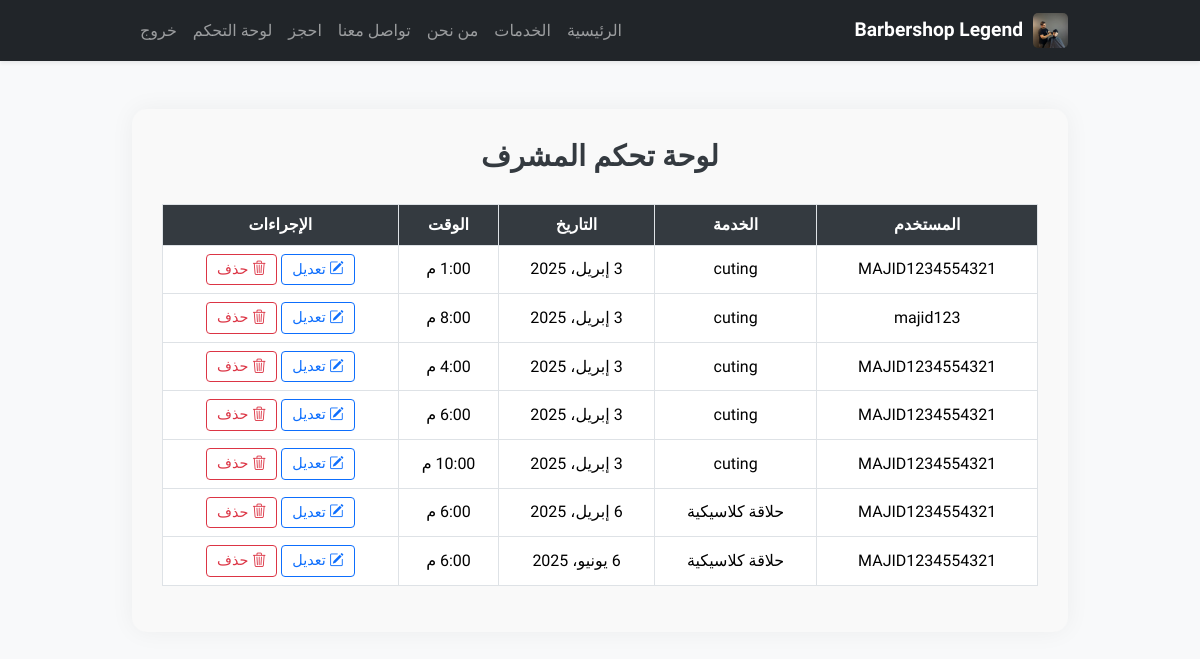
The app's page /admin-dashboard/ (signed in), older data.
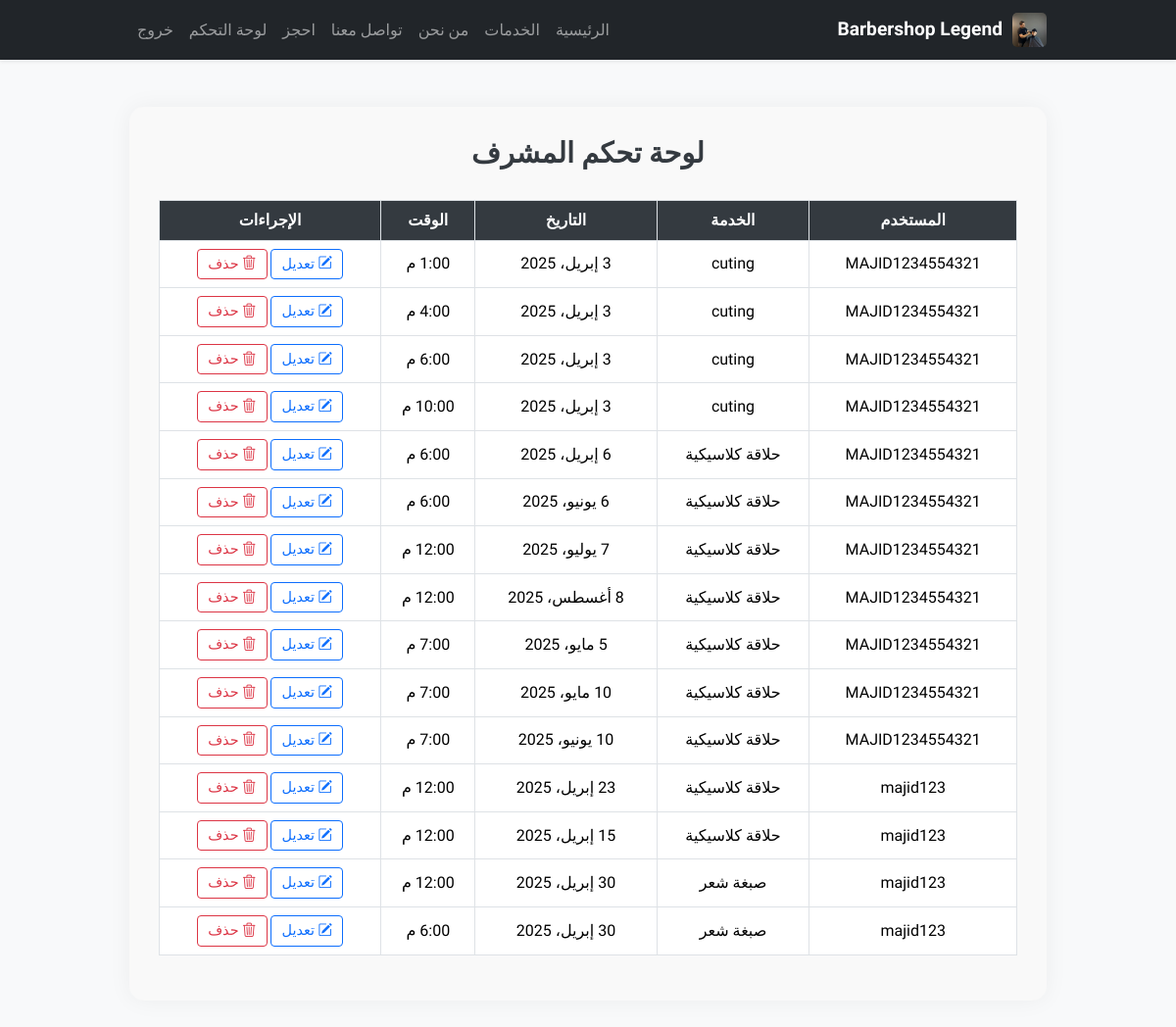
The same page, newer data.
### booking/models.py (models this page shows, shortened)
class Booking(models.Model):
    SERVICE_CHOICES = [
        ('حلاقة كلاسيكية', 'حلاقة كلاسيكية'),
        ('تنظيف بشرة', 'تنظيف بشرة'),
        ('صبغة شعر', 'صبغة شعر'),
    ]
    user = models.ForeignKey(User, on_delete=models.CASCADE)
    date = models.DateField()
    time = models.TimeField()
    service = models.CharField(max_length=100, choices=SERVICE_CHOICES)

### booking/views.py (the view)
# urls.py: path('admin-dashboard/', views.admin_dashboard, name='admin_dashboard'),
@staff_member_required
def admin_dashboard(request):
    bookings = Booking.objects.all()
    return render(request, 'booking/admin_dashboard.html', {'bookings': bookings})

### booking/templates/booking/admin_dashboard.html (shortened to what this page needs)
{% extends "booking/base.html" %} {% block content %}
<div class="admin-dashboard">
  <h2 class="admin-title">لوحة تحكم المشرف</h2>
  <div class="table-responsive">
    <table class="table table-hover table-bordered text-center align-middle">
      <thead>
        <tr>
          <th>المستخدم</th>
          <th>الخدمة</th>
          <th>التاريخ</th>
          <th>الوقت</th>
          <th>الإجراءات</th>
        </tr>
      </thead>
      <tbody>
        {% for booking in bookings %}
        <tr>
          <td>{{ booking.user.username }}</td>
          <td>{{ booking.service }}</td>
          <td>{{ booking.date }}</td>
          <td>{{ booking.time }}</td>
          <td>
            <a
              href="{% url 'edit_booking' booking.id %}"
              class="btn btn-sm btn-outline-primary"
            >
              <i class="bi bi-pencil-square"></i> تعديل
            </a>
            <a
              href="{% url 'delete_booking' booking.id %}"
              class="btn btn-sm btn-outline-danger"
              onclick="return confirm('هل أنت متأكد من الحذف؟');"
            >
              <i class="bi bi-trash3"></i> حذف
            </a>
          </td>
        </tr>
        {% empty %}
        <tr>
          <td colspan="5">لا توجد حجوزات حاليًا.</td>
        </tr>
        {% endfor %}
      </tbody>
    </table>
  </div>
</div>
{% endblock %}

### booking/templates/booking/base.html (shortened to what this page needs)
{% load static %}
<!DOCTYPE html>
<html lang="ar" dir="rtl">
  <link
    rel="stylesheet"
    href="https://cdn.jsdelivr.net/npm/flatpickr/dist/flatpickr.min.css"
  />
  <head>
    <link
      href="https://cdn.jsdelivr.net/npm/bootstrap@5.3.3/dist/css/bootstrap.rtl.min.css"
      rel="stylesheet"
    />
    <link
      href="https://cdn.jsdelivr.net/npm/bootstrap-icons@1.10.5/font/bootstrap-icons.css"
      rel="stylesheet"
    />
    <link rel="stylesheet" href="{% static 'css/style.css' %}" />
  </head>
  <body>
    <nav class="navbar navbar-expand-lg navbar-dark bg-dark shadow-sm">
      <div class="container">
        <a class="navbar-brand" href="/">
          <img src="{% static 'images/1ea8jp0rfl.jpg' %}" alt="" />
          Barbershop Legend
        </a>
        <div class="collapse navbar-collapse" id="navbarNav">
          <ul class="navbar-nav ms-auto">
            <li class="nav-item">
              <a
                class="nav-link {% if request.path == '/' %}active{% endif %}"
                href="/"
                >الرئيسية</a
              >
            </li>
            <li class="nav-item">
              <a
                class="nav-link {% if request.path == '/services/' %}active{% endif %}"
                href="/services/"
                >الخدمات</a
              >
            </li>
            <li class="nav-item">
              <a
                class="nav-link {% if request.path == '/about/' %}active{% endif %}"
                href="/about/"
                >من نحن</a
              >
            </li>
            <li class="nav-item">
              <a
                class="nav-link {% if request.path == '/contact/' %}active{% endif %}"
                href="/contact/"
                >تواصل معنا</a
              >
            </li>
            {% if user.is_authenticated %}
            <li class="nav-item">
              <a
                class="nav-link {% if request.path == '/book/' %}active{% endif %}"
                href="/book/"
                >احجز</a
              >
            </li>
            <li class="nav-item">
              <a
                class="nav-link {% if request.path == '/dashboard/' %}active{% endif %}"
                href="/dashboard/"
                >لوحة التحكم</a
              >
            </li>
            <li class="nav-item">
              <a class="nav-link" href="/logout/">خروج</a>
            </li>
            {% endif %}
          </ul>
        </div>
      </div>
    </nav>
    <main class="container py-5">{% block content %}{% endblock %}</main>
  </body>
</html>

### booking/static/css/style.css (style rules this page uses)
body { font-family: "Cairo", sans-serif; background-color: #f8f9fa; color: #212529; }
a { text-decoration: none; }
.navbar-brand { font-weight: bold; font-size: 1.2rem; }
.table th, .table td { vertical-align: middle; }
.table .btn { padding: 4px 10px; font-size: 0.9rem; }

### booking/templates/booking/base.html (style rules this page uses)
body { font-family: "Cairo", sans-serif; background-color: #f8f9fa; margin: 0; padding: 0; }
.navbar-brand { font-weight: bold; font-size: 1.2rem; display: flex; align-items: center; gap: 10px; }
.navbar-brand img { height: 35px; width: auto; border-radius: 5px; }
.nav-link { font-size: 1rem; }
.container { max-width: 960px; }

### booking/templates/booking/admin_dashboard.html (style rules this page uses)
.admin-dashboard { background-color: #f9f9f9; padding: 30px; border-radius: 15px; box-shadow: 0 0 25px rgba(0, 0, 0, 0.05); }
.admin-title { text-align: center; font-weight: bold; font-size: 1.8rem; margin-bottom: 30px; color: #343a40; }
.table th { background-color: #343a40; color: #fff; }
.table td, .table th { vertical-align: middle; }
.btn-sm { padding: 6px 12px; font-size: 0.85rem; }

Row changes from the older to the newer data that the page shows:
removed Booking: user.username "majid123", service "cuting", date "3 إبريل، 2025", time "8:00 م"
added Booking: user.username "MAJID1234554321", service "حلاقة كلاسيكية", date "7 يوليو، 2025", time "12:00 م"
added Booking: user.username "MAJID1234554321", service "حلاقة كلاسيكية", date "8 أغسطس، 2025", time "12:00 م"
added Booking: user.username "MAJID1234554321", service "حلاقة كلاسيكية", date "5 مايو، 2025", time "7:00 م"
added Booking: user.username "MAJID1234554321", service "حلاقة كلاسيكية", date "10 مايو، 2025", time "7:00 م"
added Booking: user.username "MAJID1234554321", service "حلاقة كلاسيكية", date "10 يونيو، 2025", time "7:00 م"
added Booking: user.username "majid123", service "حلاقة كلاسيكية", date "23 إبريل، 2025", time "12:00 م"
added Booking: user.username "majid123", service "حلاقة كلاسيكية", date "15 إبريل، 2025", time "12:00 م"
added Booking: user.username "majid123", service "صبغة شعر", date "30 إبريل، 2025", time "12:00 م"
added Booking: user.username "majid123", service "صبغة شعر", date "30 إبريل، 2025", time "6:00 م"
